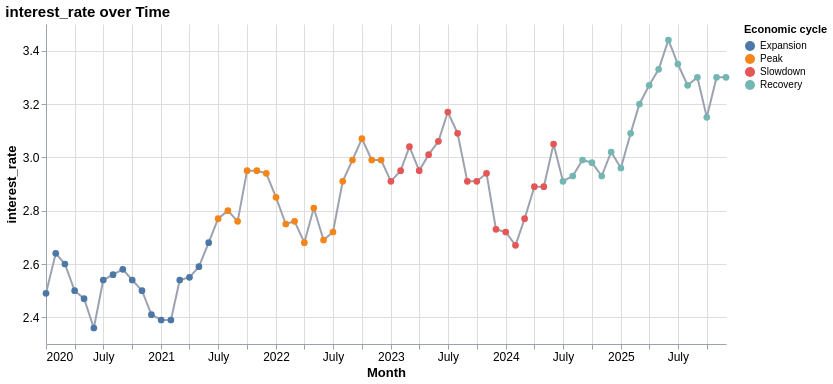

The notebook cell saved with this chart:
### Code cell
time_series('interest_rate')

### Figure 1 — Vega-Lite specification as saved in the notebook (floating-point values rounded to 4 significant figures)
{"config": {"view": {"continuousWidth": 300, "continuousHeight": 300, "strokeWidth": 0}, "axis": {"domainColor": "#9ca3af", "labelColor": "#000", "labelFontSize": 12, "labelLimit": 160, "tickColor": "#9ca3af", "titleColor": "#000", "titleFontSize": 13}}, "layer": [{"mark": {"type": "line", "color": "#9ca3af"}, "encoding": {"x": {"field": "economic_date", "title": "Month", "type": "temporal"}, "y": {"field": "interest_rate", "scale": {"zero": false}, "title": "interest_rate", "type": "quantitative"}}}, {"mark": {"type": "circle", "opacity": 1, "size": 45}, "encoding": {"color": {"field": "economic_cycle", "sort": ["Expansion", "Peak", "Slowdown", "Recovery"], "title": "Economic cycle", "type": "nominal"}, "tooltip": [{"field": "economic_date", "format": "%b %Y", "type": "temporal"}, {"field": "economic_cycle", "type": "nominal"}, {"field": "interest_rate", "type": "quantitative"}], "x": {"field": "economic_date", "title": "Month", "type": "temporal"}, "y": {"field": "interest_rate", "scale": {"zero": false}, "title": "interest_rate", "type": "quantitative"}}}], "data": {"name": "data-3b403973e92673f7ddcaec53c6062f2a"}, "height": 320, "title": {"text": "interest_rate over Time", "anchor": "start", "fontSize": 15}, "width": 680, "$schema": "https://vega.github.io/schema/vega-lite/v5.20.1.json", "datasets": {"data-3b403973e92673f7ddcaec53c6062f2a": [{"economic_date": "2020-01-01T00:00:00", "economic_cycle": "Expansion", "interest_rate": 2.49}, {"economic_date": "2020-02-01T00:00:00", "economic_cycle": "Expansion", "interest_rate": 2.64}, {"economic_date": "2020-03-01T00:00:00", "economic_cycle": "Expansion", "interest_rate": 2.6}, {"economic_date": "2020-04-01T00:00:00", "economic_cycle": "Expansion", "interest_rate": 2.5}, {"economic_date": "2020-05-01T00:00:00", "economic_cycle": "Expansion", "interest_rate": 2.47}, {"economic_date": "2020-06-01T00:00:00", "economic_cycle": "Expansion", "interest_rate": 2.36}, {"economic_date": "2020-07-01T00:00:00", "economic_cycle": "Expansion", "interest_rate": 2.54}, {"economic_date": "2020-08-01T00:00:00", "economic_cycle": "Expansion", "interest_rate": 2.56}, {"economic_date": "2020-09-01T00:00:00", "economic_cycle": "Expansion", "interest_rate": 2.58}, {"economic_date": "2020-10-01T00:00:00", "economic_cycle": "Expansion", "interest_rate": 2.54}, {"economic_date": "2020-11-01T00:00:00", "economic_cycle": "Expansion", "interest_rate": 2.5}, {"economic_date": "2020-12-01T00:00:00", "economic_cycle": "Expansion", "interest_rate": 2.41}, {"economic_date": "2021-01-01T00:00:00", "economic_cycle": "Expansion", "interest_rate": 2.39}, {"economic_date": "2021-02-01T00:00:00", "economic_cycle": "Expansion", "interest_rate": 2.39}, {"economic_date": "2021-03-01T00:00:00", "economic_cycle": "Expansion", "interest_rate": 2.54}, {"economic_date": "2021-04-01T00:00:00", "economic_cycle": "Expansion", "interest_rate": 2.55}, {"economic_date": "2021-05-01T00:00:00", "economic_cycle": "Expansion", "interest_rate": 2.59}, {"economic_date": "2021-06-01T00:00:00", "economic_cycle": "Expansion", "interest_rate": 2.68}, {"economic_date": "2021-07-01T00:00:00", "economic_cycle": "Peak", "interest_rate": 2.77}, {"economic_date": "2021-08-01T00:00:00", "economic_cycle": "Peak", "interest_rate": 2.8}, {"economic_date": "2021-09-01T00:00:00", "economic_cycle": "Peak", "interest_rate": 2.76}, {"economic_date": "2021-10-01T00:00:00", "economic_cycle": "Peak", "interest_rate": 2.95}, {"economic_date": "2021-11-01T00:00:00", "economic_cycle": "Peak", "interest_rate": 2.95}, {"economic_date": "2021-12-01T00:00:00", "economic_cycle": "Peak", "interest_rate": 2.94}, {"economic_date": "2022-01-01T00:00:00", "economic_cycle": "Peak", "interest_rate": 2.85}, {"economic_date": "2022-02-01T00:00:00", "economic_cycle": "Peak", "interest_rate": 2.75}, {"economic_date": "2022-03-01T00:00:00", "economic_cycle": "Peak", "interest_rate": 2.76}, {"economic_date": "2022-04-01T00:00:00", "economic_cycle": "Peak", "interest_rate": 2.68}, {"economic_date": "2022-05-01T00:00:00", "economic_cycle": "Peak", "interest_rate": 2.81}, {"economic_date": "2022-06-01T00:00:00", "economic_cycle": "Peak", "interest_rate": 2.69}, {"economic_date": "2022-07-01T00:00:00", "economic_cycle": "Peak", "interest_rate": 2.72}, {"economic_date": "2022-08-01T00:00:00", "economic_cycle": "Peak", "interest_rate": 2.91}, {"economic_date": "2022-09-01T00:00:00", "economic_cycle": "Peak", "interest_rate": 2.99}, {"economic_date": "2022-10-01T00:00:00", "economic_cycle": "Peak", "interest_rate": 3.07}, {"economic_date": "2022-11-01T00:00:00", "economic_cycle": "Peak", "interest_rate": 2.99}, {"economic_date": "2022-12-01T00:00:00", "economic_cycle": "Peak", "interest_rate": 2.99}, {"economic_date": "2023-01-01T00:00:00", "economic_cycle": "Slowdown", "interest_rate": 2.91}, {"economic_date": "2023-02-01T00:00:00", "economic_cycle": "Slowdown", "interest_rate": 2.95}, {"economic_date": "2023-03-01T00:00:00", "economic_cycle": "Slowdown", "interest_rate": 3.04}, {"economic_date": "2023-04-01T00:00:00", "economic_cycle": "Slowdown", "interest_rate": 2.95}, {"economic_date": "2023-05-01T00:00:00", "economic_cycle": "Slowdown", "interest_rate": 3.01}, {"economic_date": "2023-06-01T00:00:00", "economic_cycle": "Slowdown", "interest_rate": 3.06}, {"economic_date": "2023-07-01T00:00:00", "economic_cycle": "Slowdown", "interest_rate": 3.17}, {"economic_date": "2023-08-01T00:00:00", "economic_cycle": "Slowdown", "interest_rate": 3.09}, {"economic_date": "2023-09-01T00:00:00", "economic_cycle": "Slowdown", "interest_rate": 2.91}, {"economic_date": "2023-10-01T00:00:00", "economic_cycle": "Slowdown", "interest_rate": 2.91}, {"economic_date": "2023-11-01T00:00:00", "economic_cycle": "Slowdown", "interest_rate": 2.94}, {"economic_date": "2023-12-01T00:00:00", "economic_cycle": "Slowdown", "interest_rate": 2.73}, {"economic_date": "2024-01-01T00:00:00", "economic_cycle": "Slowdown", "interest_rate": 2.72}, {"economic_date": "2024-02-01T00:00:00", "economic_cycle": "Slowdown", "interest_rate": 2.67}, {"economic_date": "2024-03-01T00:00:00", "economic_cycle": "Slowdown", "interest_rate": 2.77}, {"economic_date": "2024-04-01T00:00:00", "economic_cycle": "Slowdown", "interest_rate": 2.89}, {"economic_date": "2024-05-01T00:00:00", "economic_cycle": "Slowdown", "interest_rate": 2.89}, {"economic_date": "2024-06-01T00:00:00", "economic_cycle": "Slowdown", "interest_rate": 3.05}, {"economic_date": "2024-07-01T00:00:00", "economic_cycle": "Recovery", "interest_rate": 2.91}, {"economic_date": "2024-08-01T00:00:00", "economic_cycle": "Recovery", "interest_rate": 2.93}, {"economic_date": "2024-09-01T00:00:00", "economic_cycle": "Recovery", "interest_rate": 2.99}, {"economic_date": "2024-10-01T00:00:00", "economic_cycle": "Recovery", "interest_rate": 2.98}, {"economic_date": "2024-11-01T00:00:00", "economic_cycle": "Recovery", "interest_rate": 2.93}, {"economic_date": "2024-12-01T00:00:00", "economic_cycle": "Recovery", "interest_rate": 3.02}, {"economic_date": "2025-01-01T00:00:00", "economic_cycle": "Recovery", "interest_rate": 2.96}, {"economic_date": "2025-02-01T00:00:00", "economic_cycle": "Recovery", "interest_rate": 3.09}, {"economic_date": "2025-03-01T00:00:00", "economic_cycle": "Recovery", "interest_rate": 3.2}, {"economic_date": "2025-04-01T00:00:00", "economic_cycle": "Recovery", "interest_rate": 3.27}, {"economic_date": "2025-05-01T00:00:00", "economic_cycle": "Recovery", "interest_rate": 3.33}, {"economic_date": "2025-06-01T00:00:00", "economic_cycle": "Recovery", "interest_rate": 3.44}, {"economic_date": "2025-07-01T00:00:00", "economic_cycle": "Recovery", "interest_rate": 3.35}, {"economic_date": "2025-08-01T00:00:00", "economic_cycle": "Recovery", "interest_rate": 3.27}, {"economic_date": "2025-09-01T00:00:00", "economic_cycle": "Recovery", "interest_rate": 3.3}, {"economic_date": "2025-10-01T00:00:00", "economic_cycle": "Recovery", "interest_rate": 3.15}, {"economic_date": "2025-11-01T00:00:00", "economic_cycle": "Recovery", "interest_rate": 3.3}, {"economic_date": "2025-12-01T00:00:00", "economic_cycle": "Recovery", "interest_rate": 3.3}]}}
